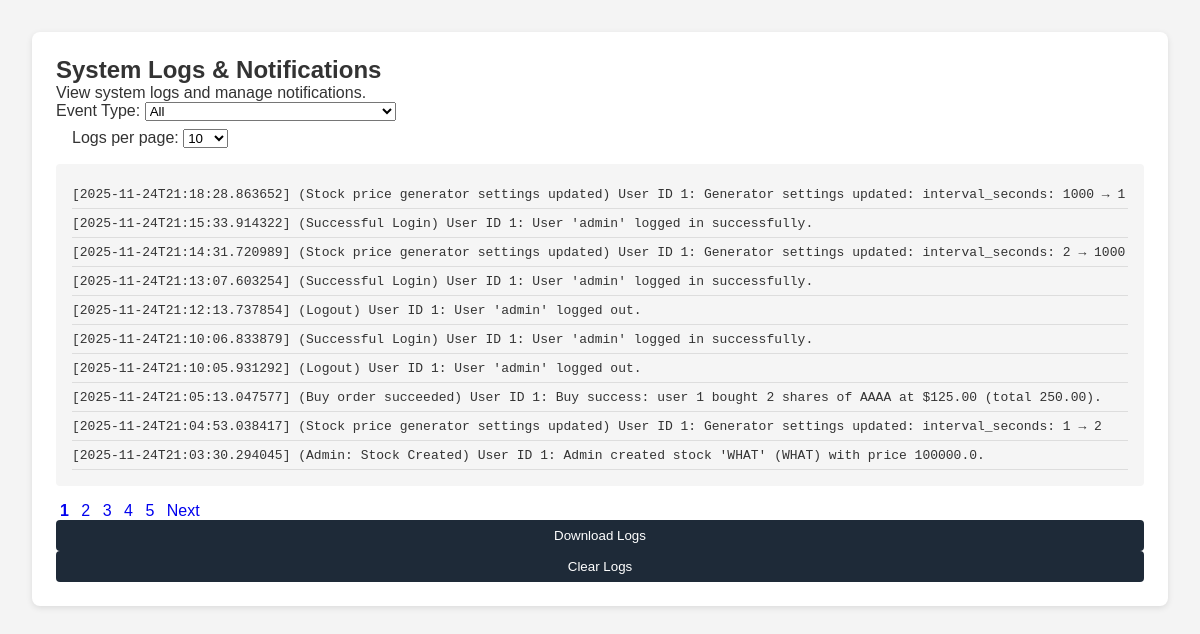
Page /admin/market/logs (signed in) on the committed database.
### tables this page shows
CREATE TABLE logs (
    log_id INTEGER PRIMARY KEY AUTOINCREMENT,
    timestamp TEXT DEFAULT (DATETIME('now')),
    user_id INTEGER,
    type INTEGER NOT NULL,
    details TEXT,
    FOREIGN KEY (user_id) REFERENCES users(user_id)
);

### app.py (the view)
@app.route('/admin/market/logs')
def admin_logs():
    check = require_admin()
    if check:
        return check
    page = int(request.args.get('page', 1))
    per_page = int(request.args.get('per_page', 10))
    selected_type = request.args.get('type', 'all')
    conn = get_db_connection()
    query = "SELECT * FROM logs"
    params = []
    if selected_type != 'all':
        query += " WHERE type = ?"
        params.append(int(selected_type))
    total_logs = conn.execute(query.replace('*', 'COUNT(*)'), params).fetchone()[0]
    offset = (page - 1) * per_page
    query += " ORDER BY timestamp DESC LIMIT ? OFFSET ?"
    params.extend([per_page, offset])
    logs = conn.execute(query, params).fetchall()
    conn.close()
    event_types = {
        1: "Successful Login",
        2: "Failed Login",
        3: "Logout",
        4: "Account Registered",
        10: "Deposit",
        11: "Withdrawal",
        30: "Buy order succeeded",
        31: "Buy order failed",
        32: "Sell order succeeded",
        33: "Sell order failed",
        41: "Admin: Logs Downloaded",
        42: "Admin: Logs Cleared",
        43: "Admin: Stock Created",
        44: "Admin: Stock Creation Failed",
        45: "Admin: Stock Price Updated",
        46: "Admin: Market Hours Updated",
        47: "Admin: Market Schedule Updated",
        48: "Admin: User edited",
        49: "Admin: User deleted",
        50: "Stock price generator settings updated"
    }
    total_pages = (total_logs + per_page - 1) // per_page
    return render_template(
        'admin_logs.html',
        logs=logs,
        page=page,
        per_page=per_page,
        total_pages=total_pages,
        event_types=event_types,
        selected_type=selected_type
    )

### app.py (called while the page is built)
def get_db_connection():
    conn = sqlite3.connect(DB_NAME)
    conn.row_factory = sqlite3.Row
    return conn

def require_admin():
    if 'user_id' not in session:
        flash("You must be logged in.", "error")
        return redirect(url_for('login'))
    conn = get_db_connection()
    user = conn.execute(
        'SELECT is_admin FROM users WHERE user_id = ?',
        (session['user_id'],)
    ).fetchone()
    conn.close()
    if not user:
        flash("User not found.", "error")
        return redirect(url_for('login'))
    is_admin = user['is_admin'] if 'is_admin' in user.keys() else 0
    if int(is_admin) != 1:
        flash("Administrator access required.", "error")
        if 'user_id' in session:
            return redirect(url_for('dashboard', user_id=session.get('user_id')))
        return redirect(url_for('login'))
    return None

### templates/admin_logs.html (shortened to what this page needs)
<!DOCTYPE html>
<html lang="en">
<head>
  <link rel="stylesheet" href="{{ url_for('static', filename='styles.css') }}">
</head>
<body>
  <main>
    <section class="panel">
      <h2>System Logs & Notifications</h2>
      <p>View system logs and manage notifications.</p>
      <form method="get" style="margin-bottom: 1em;">
        <label>
          Event Type:
          <select name="event_type" onchange="this.form.submit()">
            <option value="all" {% if selected_type=='all' %}selected{% endif %}>All</option>
          </select>
        </label>
        <label style="margin-left: 1em;">
          Logs per page:
          <select name="per_page" onchange="this.form.submit()">
            {% for n in [10,25,50,100] %}
              <option value="{{ n }}" {% if per_page==n %}selected{% endif %}>{{ n }}</option>
            {% endfor %}
          </select>
        </label>
      </form>
		<div style="background: #f5f5f5; padding: 1em; border-radius: 4px; max-height: 400px; overflow-y: auto;">
		  {% for log in logs %}
			<div class="log-entry">
			  [{{ log['timestamp'] }}] ({{ event_types.get(log['type'], 'Unknown') }})
			  {% if log['user_id'] %}User ID {{ log['user_id'] }}{% endif %}: {{ log['details'] }}
			</div>
		  {% else %}
			<div>No logs found.</div>
		  {% endfor %}
		</div>
      <div class="pagination">
        {% for p in range(1, total_pages+1) %}
          <a href="?page={{ p }}&per_page={{ per_page }}&event_type={{ selected_type }}" class="{% if p==page %}active{% endif %}">{{ p }}</a>
        {% endfor %}
        {% if page < total_pages %}
          <a href="?page={{ page+1 }}&per_page={{ per_page }}&event_type={{ selected_type }}">Next</a>
        {% endif %}
      </div>
		<form action="{{ url_for('admin_logs_download') }}" method="get">
			<button type="submit" class="btn btn-primary">
				 Download Logs
			</button>
		</form>
			<form action="{{ url_for('admin_logs_clear') }}" method="post" onsubmit="return confirm('Are you sure you want to clear all logs?');">
				<button type="submit" class="btn btn-danger">
					 Clear Logs
				</button>
			</form>
    </section>
  </main>
</body>
</html>

### static/styles.css (style rules this page uses)
* { margin: 0; padding: 0; box-sizing: border-box; font-family: Arial, sans-serif; }
body { background-color: #f4f4f4; color: #333; }
main { padding: 2em; }
.panel { background: #fff; padding: 1.5em; margin-bottom: 2em; border-radius: 8px; box-shadow: 0 2px 6px rgba(0,0,0,0.1); }
form { display: flex; flex-direction: column; gap: 0.5em; }
button { padding: 0.6em 1em; border: none; background: #1e2a38; color: #fff; border-radius: 4px; cursor: pointer; }
* { margin:0;padding:0;box-sizing:border-box;font-family:Arial, sans-serif }
body { background:#f4f4f4;color:#333 }
main { padding:2em }
.panel { background:#fff;padding:1.5em;margin-bottom:2em;border-radius:8px;box-shadow:0 2px 6px rgba(0,0,0,.1) }

### templates/admin_logs.html (style rules this page uses)
.log-entry { padding: 0.5em 0; border-bottom: 1px solid #ddd; font-family: monospace; }
.pagination { margin-top: 1em; }
.pagination a { margin: 0 0.25em; text-decoration: none; }
.pagination a.active { font-weight: bold; }

### rows in the picture
logs: timestamp "2025-11-24T21:18:28.863652", get "Stock price generator settings updated", user_id "1", details "Generator settings updated: interval_seconds: 1000 → 1"
logs: timestamp "2025-11-24T21:15:33.914322", get "Successful Login", user_id "1", details "User 'admin' logged in successfully."
logs: timestamp "2025-11-24T21:14:31.720989", get "Stock price generator settings updated", user_id "1", details "Generator settings updated: interval_seconds: 2 → 1000"
logs: timestamp "2025-11-24T21:13:07.603254", get "Successful Login", user_id "1", details "User 'admin' logged in successfully."
logs: timestamp "2025-11-24T21:12:13.737854", get "Logout", user_id "1", details "User 'admin' logged out."
logs: timestamp "2025-11-24T21:10:06.833879", get "Successful Login", user_id "1", details "User 'admin' logged in successfully."
logs: timestamp "2025-11-24T21:10:05.931292", get "Logout", user_id "1", details "User 'admin' logged out."
logs: timestamp "2025-11-24T21:05:13.047577", get "Buy order succeeded", user_id "1", details "Buy success: user 1 bought 2 shares of AAAA at $125.00 (total 250.00)."
logs: timestamp "2025-11-24T21:04:53.038417", get "Stock price generator settings updated", user_id "1", details "Generator settings updated: interval_seconds: 1 → 2"
logs: timestamp "2025-11-24T21:03:30.294045", get "Admin: Stock Created", user_id "1", details "Admin created stock 'WHAT' (WHAT) with price 100000.0."

### other values in the picture
{{ p }} "1" "2" "3" "4" "5"
form field per_page "10"
